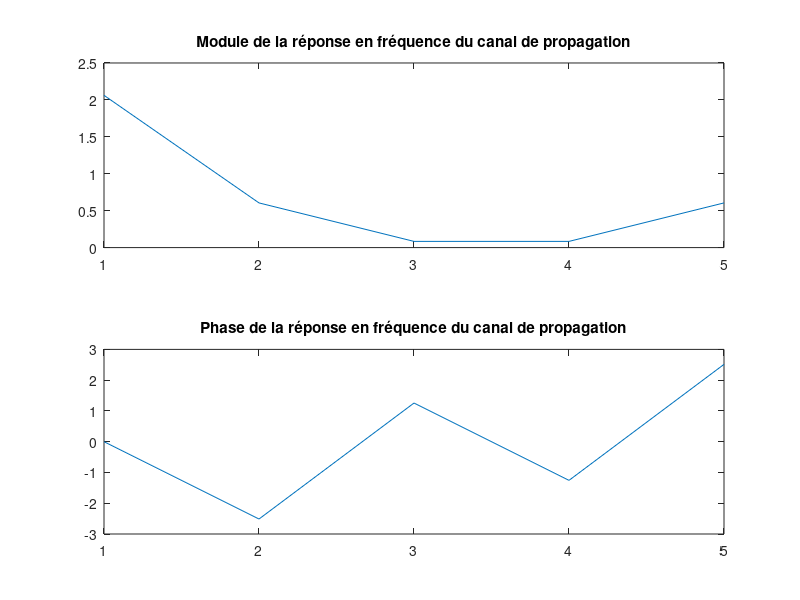
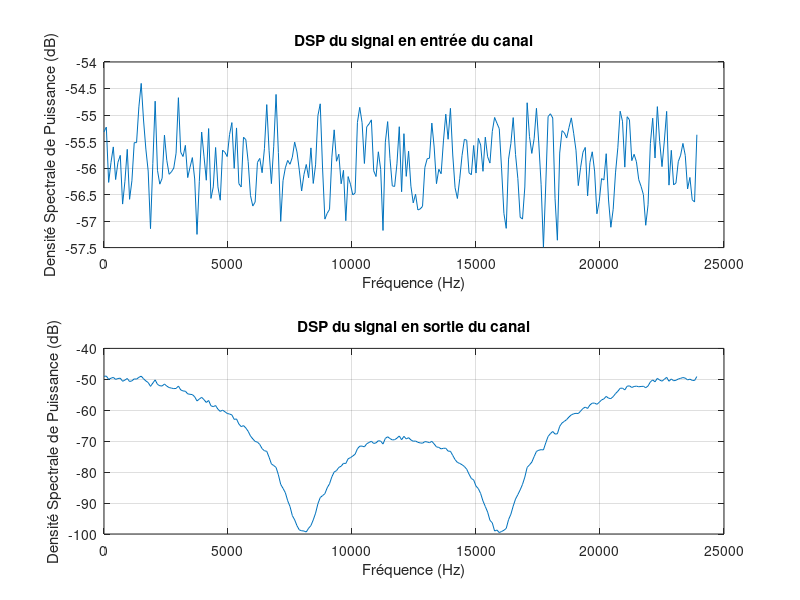
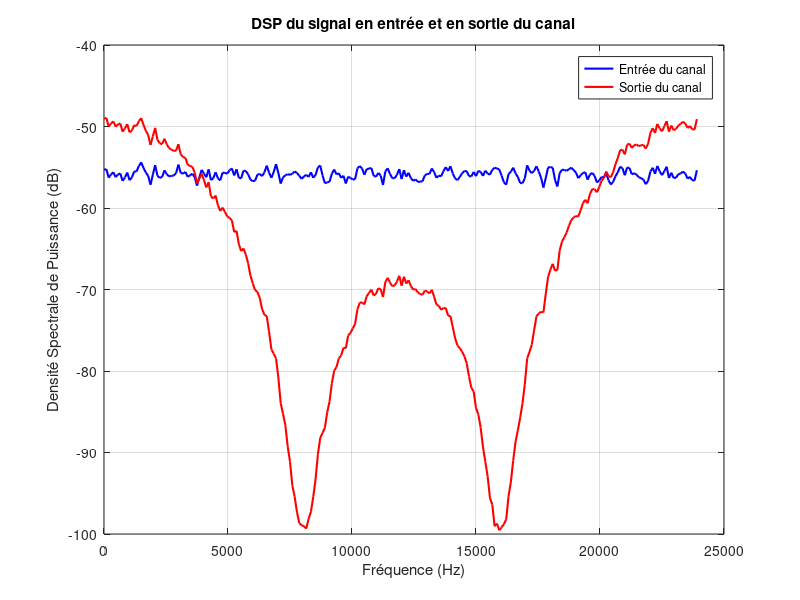
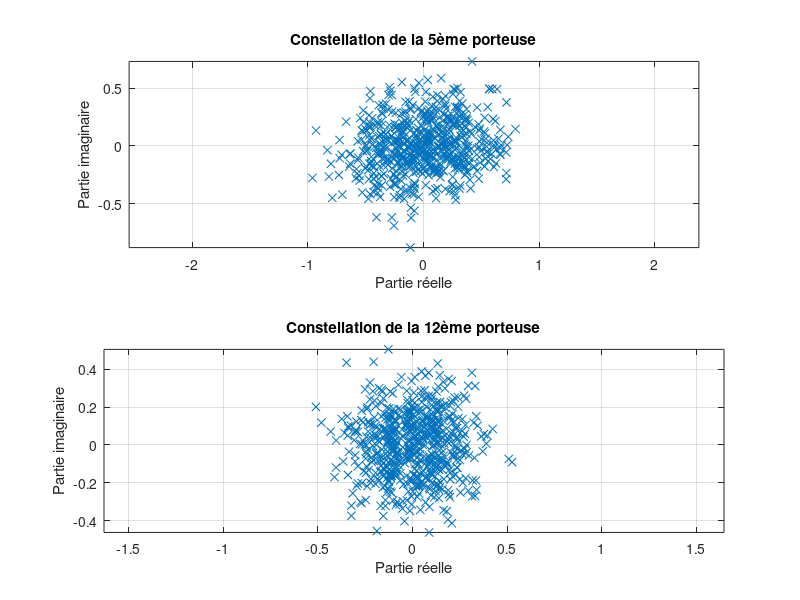

MATLAB code to generate these figures, in order:
clear all;
close all;

% Mapping BPSK (moyenne nulle et variance 1) :
% 1 -->  1V
% 0 --> -1V

% Paramètres :
n = 10000;          % nb de bits à transmettre
Fe = 24000;         % (Hz) Fréquences d'échantillonages

% Paramètres des monoporteuses
Ts = 10;            % durée symbole en monoporteuse
Fs = 1/Ts;          % fréquence symbole en monoporteuse
M = 2;              % modulation

% Paramètres de la chaine de transmission OFDM
N = 16;             % nb porteuses
Ts_OFDM = N*Ts;     % durée symbole OFDM
R_OFMD = 1/Ts_OFDM; % débit sortie OFDM


% Génération du signal OFDM
% Génération des bits / de l'information
bits = randi([0 1],1,n);

% Création des symboles
symboles = 2*bits - 1;  % Mapping BPSK | 1 --> +1V | 0 --> -1V |

% On reshape pour faire correspondre aux N porteuses
symboles_OFDM = reshape(symboles, N, n/N);

% Passe dans le mode temporel
symboles_OFDM = ifft(symboles_OFDM);

% Génération du signal OFDM -> replace l'info sur 1 vecteur ligne
signal_OFDM = reshape(symboles_OFDM, 1, n);  


% =================================================================
% =                                                               =
% = 3 Implantation de la chaine de transmission OFDM avec         =
% =   canal multi-trajets, sans bruit                             =
% =                                                               =    
% = 3.1 Implantation sans intervalle de garde                     =
% =                                                               =
% =================================================================



% INITIALISATION DU CANAL MULTI-TRAJET
h = [0.227 0.46 0.688 0.46 0.227];

% Tracer de la réponse en fréquence du canal de propagation
figure;
subplot(2,1,1)
plot(abs(fft(h)))
title("Module de la réponse en fréquence du canal de propagation")
subplot(2,1,2)
plot(angle(fft(h)) )
title("Phase de la réponse en fréquence du canal de propagation")



% Réception du signal après canal multitrajet
% Passage du signal OFDM dans le canal de propagation multitrajets
signal_recu = filter(h,1,signal_OFDM);


% Visualisation des DSP du signal en entrée / sortie du canal
[DSP_entree_canal, f_entree_canal] = pwelch(signal_OFDM, [],[],[], Fe, "twosided");
[DSP_sortie_canal, f_sortie_canal] = pwelch(signal_recu, [],[],[], Fe, "twosided");

% Tracé des 2 DSP
%
% DSP 2 graphes séparés
figure;
subplot(2,1,1);
plot(f_entree_canal, 10*log10(DSP_entree_canal));
title('DSP du signal en entrée du canal');
xlabel('Fréquence (Hz)');
ylabel('Densité Spectrale de Puissance (dB)');
grid on;

subplot(2,1,2);
plot(f_sortie_canal, 10*log10(DSP_sortie_canal));
title('DSP du signal en sortie du canal');
xlabel('Fréquence (Hz)');
ylabel('Densité Spectrale de Puissance (dB)');
grid on;

% DSP même graphe
figure;
plot(f_entree_canal, 10*log10(DSP_entree_canal), 'b', 'LineWidth', 1.5);
hold on;
plot(f_sortie_canal, 10*log10(DSP_sortie_canal), 'r', 'LineWidth', 1.5);
hold off;
title('DSP du signal en entrée et en sortie du canal');
xlabel('Fréquence (Hz)');
ylabel('Densité Spectrale de Puissance (dB)');
legend('Entrée du canal', 'Sortie du canal');
grid on;



% Opération chaine de réception 
% Reshape pour obtenir l'information de chaque porteuses
mat_recu = reshape(signal_recu, N, n/N);

% On repasse en domaine fréquentiel pour le traitement de OFDM
mat_recu_freq = fft(mat_recu);

% Reforme le signal a traiter
signal_traitement = reshape(mat_recu_freq, 1, n);


% Tracé de 2 constellations obtenues en réception
constellation_porteuse_5 = mat_recu_freq(5,:);
constellation_porteuse_12 = mat_recu_freq(12,:);

% On va tracer la 5 et 12 ième
figure;
subplot(2, 1, 1);
plot(real(constellation_porteuse_5), imag(constellation_porteuse_5), 'x');
title('Constellation de la 5ème porteuse');
xlabel('Partie réelle');
ylabel('Partie imaginaire');
axis equal;
grid on;

subplot(2, 1, 2);
plot(real(constellation_porteuse_12), imag(constellation_porteuse_12), 'x');
title('Constellation de la 12ème porteuse');
xlabel('Partie réelle');
ylabel('Partie imaginaire');
axis equal;
grid on;


% Calcul du TEB Théorique
% Prend la décision de bits = 1 ssi val_reel > 0 
% sinon = 0 !
% Ce qui correspond bien a notremodulation d'origine
mat_decision = (real(signal_traitement)) > 0;
mat_erreur = (mat_decision ~= bits); % si différent -> 1

TEB = sum(mat_erreur)/n;
disp("TEB théorique = " + TEB);

